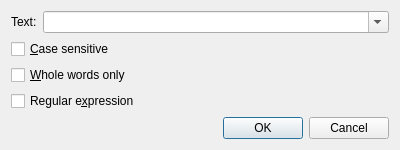
<?xml version="1.0" encoding="UTF-8"?>
<ui version="4.0">
 <class>FindDialog</class>
 <widget class="QDialog" name="FindDialog">
  <property name="geometry">
   <rect>
    <x>0</x>
    <y>0</y>
    <width>400</width>
    <height>149</height>
   </rect>
  </property>
  <property name="windowTitle">
   <string>Find text</string>
  </property>
  <layout class="QVBoxLayout" name="verticalLayout">
   <item>
    <layout class="QHBoxLayout" name="horizontalLayout">
     <item>
      <widget class="QLabel" name="findLabel">
       <property name="text">
        <string>Text:</string>
       </property>
      </widget>
     </item>
     <item>
      <widget class="QComboBox" name="findComboBox">
       <property name="sizePolicy">
        <sizepolicy hsizetype="Expanding" vsizetype="Fixed">
         <horstretch>0</horstretch>
         <verstretch>0</verstretch>
        </sizepolicy>
       </property>
       <property name="editable">
        <bool>true</bool>
       </property>
      </widget>
     </item>
    </layout>
   </item>
   <item>
    <widget class="QCheckBox" name="caseSensCheckBox">
     <property name="text">
      <string>&amp;Case sensitive</string>
     </property>
    </widget>
   </item>
   <item>
    <widget class="QCheckBox" name="wholeWordsCheckBox">
     <property name="text">
      <string>&amp;Whole words only</string>
     </property>
    </widget>
   </item>
   <item>
    <widget class="QCheckBox" name="regExCheckBox">
     <property name="text">
      <string>Regular e&amp;xpression</string>
     </property>
    </widget>
   </item>
   <item>
    <widget class="QDialogButtonBox" name="buttonBox">
     <property name="orientation">
      <enum>Qt::Horizontal</enum>
     </property>
     <property name="standardButtons">
      <set>QDialogButtonBox::Cancel|QDialogButtonBox::Ok</set>
     </property>
    </widget>
   </item>
  </layout>
 </widget>
 <resources/>
 <connections>
  <connection>
   <sender>buttonBox</sender>
   <signal>accepted()</signal>
   <receiver>FindDialog</receiver>
   <slot>accept()</slot>
   <hints>
    <hint type="sourcelabel">
     <x>248</x>
     <y>254</y>
    </hint>
    <hint type="destinationlabel">
     <x>157</x>
     <y>274</y>
    </hint>
   </hints>
  </connection>
  <connection>
   <sender>buttonBox</sender>
   <signal>rejected()</signal>
   <receiver>FindDialog</receiver>
   <slot>reject()</slot>
   <hints>
    <hint type="sourcelabel">
     <x>316</x>
     <y>260</y>
    </hint>
    <hint type="destinationlabel">
     <x>286</x>
     <y>274</y>
    </hint>
   </hints>
  </connection>
 </connections>
</ui>
